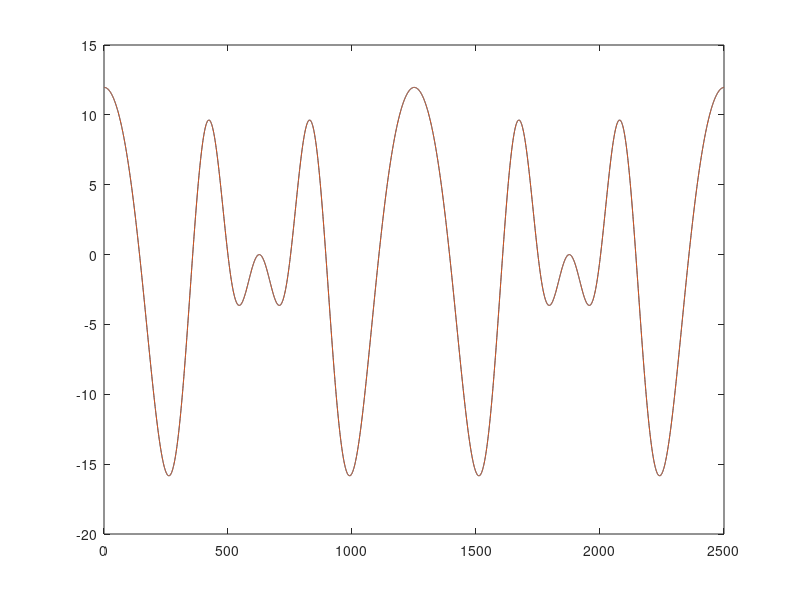

The MATLAB source for this figure:
clear all
close all
clc

M = load('solution.txt');
figure
plot(M(:,2))
hold on
plot(M(:,3))
dh = M(2,1)-M(1,1);
Error = norm(M(:,2)-M(:,3))*sqrt(dh);